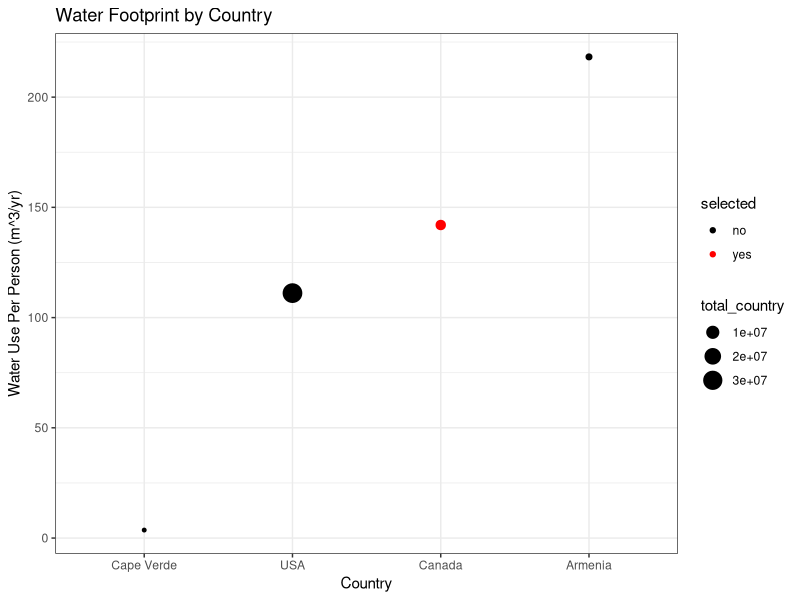

This chart was generated by the following R code:
library(tidyverse)
library(ggplot2)
library(dplyr)
library(forcats)

# Load in water dataset
data <- read.csv("../data/cleaned_water_data.csv")

# Calculate total water used column
data <- data %>% 
  mutate(total_water = blue + grey, 
         total_country = population * total_water, 
         selected = "no")

# Country with maximum water use
max <- data %>%
  filter(total_water == max(.$total_water))

# Country with minimum water use
min <- data %>%
  filter(total_water != 0) %>%
  filter(total_water == min(.$total_water))

# Chosen country
select_ctry <- "Canada"
select <- data %>% 
  filter(country == select_ctry) %>%
  mutate(selected = "yes")

# Comparison country
compare_ctry <- "USA"
compare_ctry <- data %>%
  filter(country == compare_ctry)

# Row bind relevant countries
data_viz <- rbind(min, max, select, compare_ctry)

# Drop unused factors for countries
data_viz$country <- data_viz$country %>%
  fct_drop()

# Define palette for discrete scale
cols <- c("no" = "black", "yes" = "red")

# Visualize
data_viz %>% ggplot(aes(x=fct_reorder(data_viz$country, data_viz$total_water), y=total_water, size=total_country, colour=selected)) +
  theme_bw() + 
  xlab("Country") +
  ylab("Water Use Per Person (m^3/yr)") + 
  ggtitle("Water Footprint by Country") +
  guides(fill=guide_legend(title="Total National Water Use")) +
  scale_colour_manual(values = cols) + 
  geom_point()